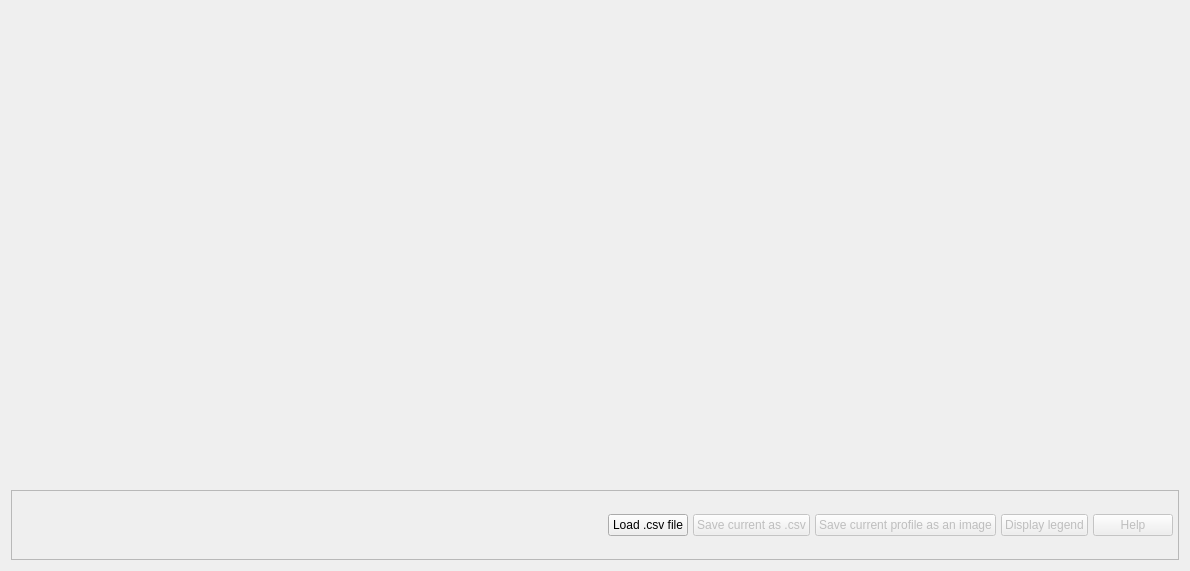
<?xml version="1.0" encoding="UTF-8"?>
<ui version="4.0">
 <class>MainProfilerWidget</class>
 <widget class="QWidget" name="MainProfilerWidget">
  <property name="geometry">
   <rect>
    <x>0</x>
    <y>0</y>
    <width>1190</width>
    <height>571</height>
   </rect>
  </property>
  <property name="windowTitle">
   <string>Profile Visualizer</string>
  </property>
  <layout class="QVBoxLayout" name="verticalLayout_2">
   <item>
    <widget class="QSplitter" name="splitter">
     <property name="orientation">
      <enum>Qt::Horizontal</enum>
     </property>
    </widget>
   </item>
   <item>
    <widget class="QScrollArea" name="scrollArea">
     <property name="sizePolicy">
      <sizepolicy hsizetype="Expanding" vsizetype="Maximum">
       <horstretch>0</horstretch>
       <verstretch>0</verstretch>
      </sizepolicy>
     </property>
     <property name="widgetResizable">
      <bool>true</bool>
     </property>
     <property name="alignment">
      <set>Qt::AlignCenter</set>
     </property>
     <widget class="QWidget" name="scrollAreaWidgetContents">
      <property name="geometry">
       <rect>
        <x>0</x>
        <y>21</y>
        <width>1170</width>
        <height>40</height>
       </rect>
      </property>
      <property name="sizePolicy">
       <sizepolicy hsizetype="MinimumExpanding" vsizetype="Maximum">
        <horstretch>0</horstretch>
        <verstretch>0</verstretch>
       </sizepolicy>
      </property>
      <layout class="QVBoxLayout" name="verticalLayout">
       <property name="spacing">
        <number>5</number>
       </property>
       <property name="margin">
        <number>5</number>
       </property>
       <item>
        <layout class="QHBoxLayout" name="horizontalLayout">
         <item>
          <widget class="QLabel" name="statusBar">
           <property name="text">
            <string/>
           </property>
          </widget>
         </item>
         <item>
          <spacer name="horizontalSpacer">
           <property name="orientation">
            <enum>Qt::Horizontal</enum>
           </property>
           <property name="sizeHint" stdset="0">
            <size>
             <width>40</width>
             <height>20</height>
            </size>
           </property>
          </spacer>
         </item>
         <item>
          <widget class="QPushButton" name="loadButton">
           <property name="text">
            <string>Load .csv file</string>
           </property>
          </widget>
         </item>
         <item>
          <widget class="QPushButton" name="saveCsvButton">
           <property name="enabled">
            <bool>false</bool>
           </property>
           <property name="text">
            <string>Save current as .csv</string>
           </property>
          </widget>
         </item>
         <item>
          <widget class="QPushButton" name="saveButton">
           <property name="enabled">
            <bool>false</bool>
           </property>
           <property name="text">
            <string>Save current profile as an image</string>
           </property>
           <property name="default">
            <bool>false</bool>
           </property>
          </widget>
         </item>
         <item>
          <widget class="QPushButton" name="legendButton">
           <property name="enabled">
            <bool>false</bool>
           </property>
           <property name="text">
            <string>Display legend</string>
           </property>
          </widget>
         </item>
         <item>
          <widget class="QPushButton" name="helpButton">
           <property name="enabled">
            <bool>false</bool>
           </property>
           <property name="text">
            <string>Help</string>
           </property>
          </widget>
         </item>
        </layout>
       </item>
      </layout>
     </widget>
    </widget>
   </item>
  </layout>
 </widget>
 <resources/>
 <connections/>
</ui>
